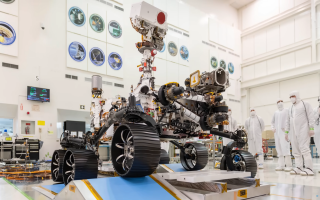
#> input picture src/img/riscv/picture/image_320x200.png, 320 x 200 px
$ python convert_image_rgb222.py
#> lines starting #> are read from the running program, lines starting #| are printed output that depends on the picture
from PIL import Image, ImageEnhance, ImageFilter
import numpy as np

def preprocess_image(image_path, target_width=320, target_height=200,
                     contrast=1.25, saturation=1.35, brightness=1.05, sharpness=1.5):
    """
    Предварительная подготовка кадра перед квантованием в RGB222.
    """
#> called with image_path = 'image_320x200.png', target_width = 320, target_height = 200, contrast = 1.25, saturation = 1.3, brightness = 1.03, sharpness = 1.4
    # 1. Загрузка и первичный ресайз с качественной фильтрацией
    img = Image.open(image_path).convert("RGB")
    img = img.resize((target_width, target_height), Image.Resampling.LANCZOS)

    # 2. Коррекция контрастности
    if contrast != 1.0:
        img = ImageEnhance.Contrast(img).enhance(contrast)
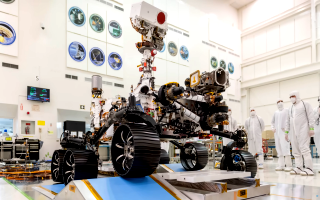
#> img: PIL image 320x200 RGB; mean R, G, B 176.6, 170.5, 164.8

    # 3. Коррекция насыщенности
    if saturation != 1.0:
        img = ImageEnhance.Color(img).enhance(saturation)

    # 4. Коррекция яркости
    if brightness != 1.0:
        img = ImageEnhance.Brightness(img).enhance(brightness)
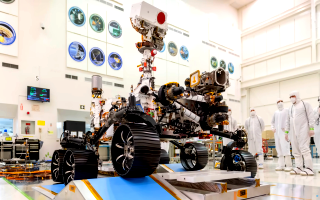
#> img: PIL image 320x200 RGB; mean R, G, B 181.4, 173.8, 166.6

    # 5. Повышение резкости (чтобы дизеринг лучше хватался за детали)
    if sharpness > 1.0:
        img = ImageEnhance.Sharpness(img).enhance(sharpness)

    return img

def rgb888_to_rgb222_index(r, g, b):
    """
    Конвертирует 24-битный цвет (RGB888) в индекс палитры Digital Graphic RAM (64..127).
    """
    # Сжимаем 8-битные каналы (0..255) в 2-битные (0..3)
    r2 = r >> 6  # эквивалентно r // 64
    g2 = g >> 6  # эквивалентно g // 64
    b2 = b >> 6  # эквивалентно b // 64

    # Формируем индекс в диапазоне 64..127
    return 64 + (r2 << 4) + (g2 << 2) + b2

def convert_image_to_rgb222_hex(image_path, hex_filename, target_width=320, target_height=200):
#> called with image_path = 'prepared_rgb222.png', hex_filename = 'image_320x200_rgb222_new.hex', target_width = 320, target_height = 200
    HEX_HEADER = "v2.0 raw\n"

    img = Image.open(image_path).convert("RGB")
    img = img.resize((target_width, target_height))
    pixels = img.load()

    with open(hex_filename, "w", encoding="utf-8") as f_out:
        f_out.write(HEX_HEADER)
        byte_count = 0

        for y in range(target_height):
            for x in range(target_width):
                r, g, b = pixels[x, y]
                color_index = rgb888_to_rgb222_index(r, g, b)

                f_out.write(f"{color_index:02x} ")
                byte_count += 1

                if byte_count % 16 == 0:
                    f_out.write("\n")
#> after the loop, byte_count = 64000

    print(f"Готово! Записано {byte_count} пикселей в режиме RGB222.")
#| Готово! Записано 64000 пикселей в режиме RGB222.

if __name__ == "__main__":
    # Готовим картинку
    prepared_img = preprocess_image(
        "image_320x200.png",
        target_width=320,
        target_height=200,
        contrast=1.25,     # +25% контраста
        saturation=1.30,   # +30% насыщенности
        brightness=1.03,   # +3% яркости
        sharpness=1.40     # +40% резкости
    )
    prepared_img.save("prepared_rgb222.png")

    convert_image_to_rgb222_hex("prepared_rgb222.png", "image_320x200_rgb222_new.hex")
